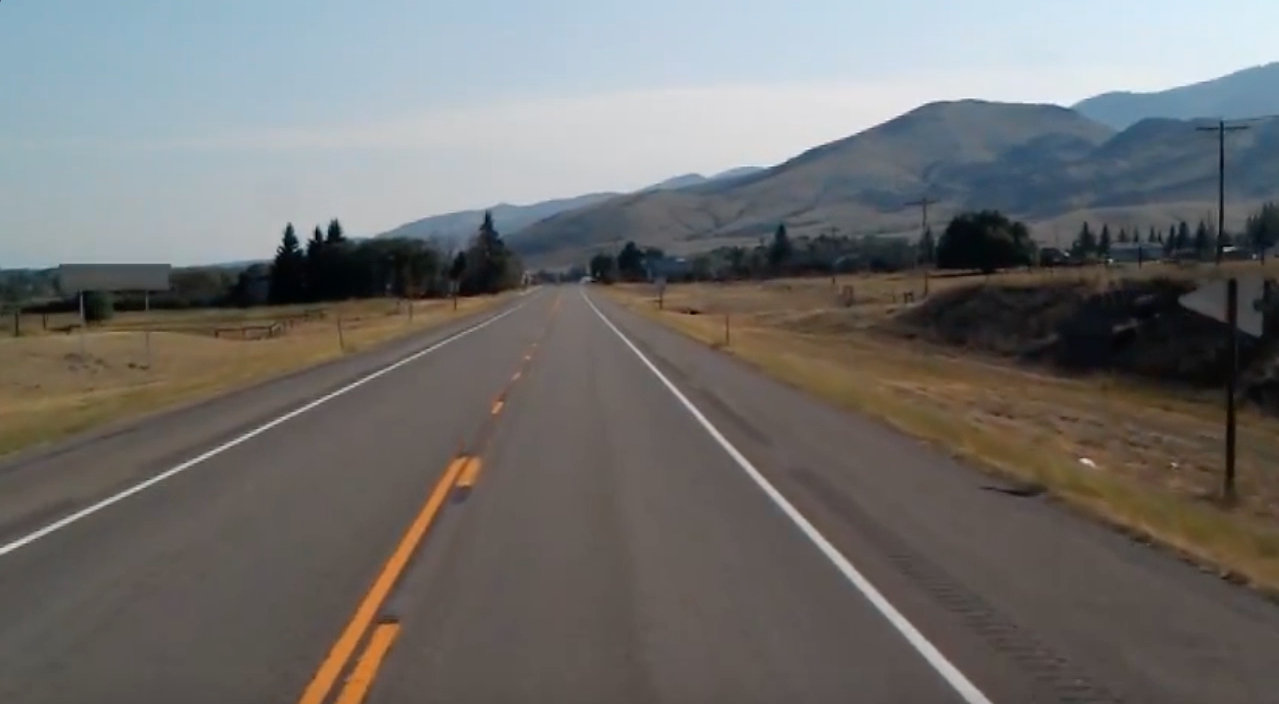
#> input picture M23/Lesson 4Lane Line detection/test_image.jpg, 1279 x 704 px, found by its file name
$ python activty1.py
#> lines starting #> are read from the running program, lines starting #| are printed output that depends on the picture; after the words box and inside, x2 and y2 are one past the last pixel; in counts of white or black regions, pixels touching at a corner belong together
import cv2
import numpy as np
import matplotlib.pyplot as plt

# Function for Canny edge detection
def canny(image):
    gray = cv2.cvtColor(image, cv2.COLOR_RGB2GRAY)
    blur = cv2.GaussianBlur(gray, (5,5), 0)
    canny = cv2.Canny(blur, 50, 150)
    return canny

# Function to find region of interest
def region_of_interest(image):
    height = image.shape[0]

    # Wrap the polygon array inside a Python list []
    polygons = [
        np.array([
            [250, height],
            [1000, height],
            [600, 250]
        ], dtype=np.int32)
    ]

    mask = np.zeros_like(image)
    cv2.fillPoly(mask, polygons, 255)
    masked_region = cv2.bitwise_and(image, mask)
    return masked_region

# Function to draw detected lines
def display_lines(image, lines):
    line_image = np.zeros_like(image)
    if lines is not None:
        for line in lines:
            x1, y1, x2, y2 = line.reshape(4)
            cv2.line(line_image, (x1,y1), (x2,y2), (255,0,0), 10)
    return line_image

# Main lane detection pipeline
def detect_lanes(image_path):
    # Read the image
    image = cv2.imread(image_path)
#> image is the input picture: shape (704, 1279, 3); mean B, G, R 109.7, 111.3, 112.3
    lane_image = np.copy(image)

    # Step 1: Apply Canny edge detection
    canny_image = canny(lane_image)
#> in canny, `gray = cv2.cvtColor(image, cv2.COLOR_RGB2GRAY)`:
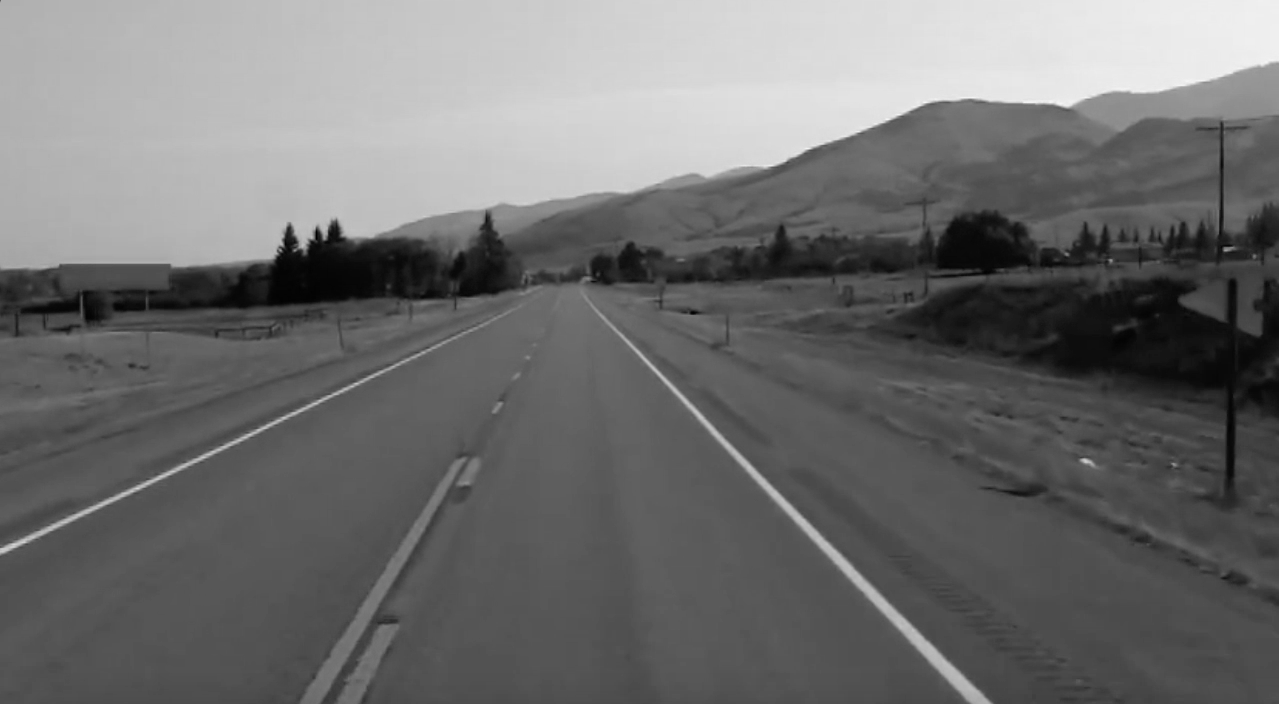
#> gray: shape (704, 1279); min 0, max 246, mean 110.9
#> in canny, `canny = cv2.Canny(blur, 50, 150)`:
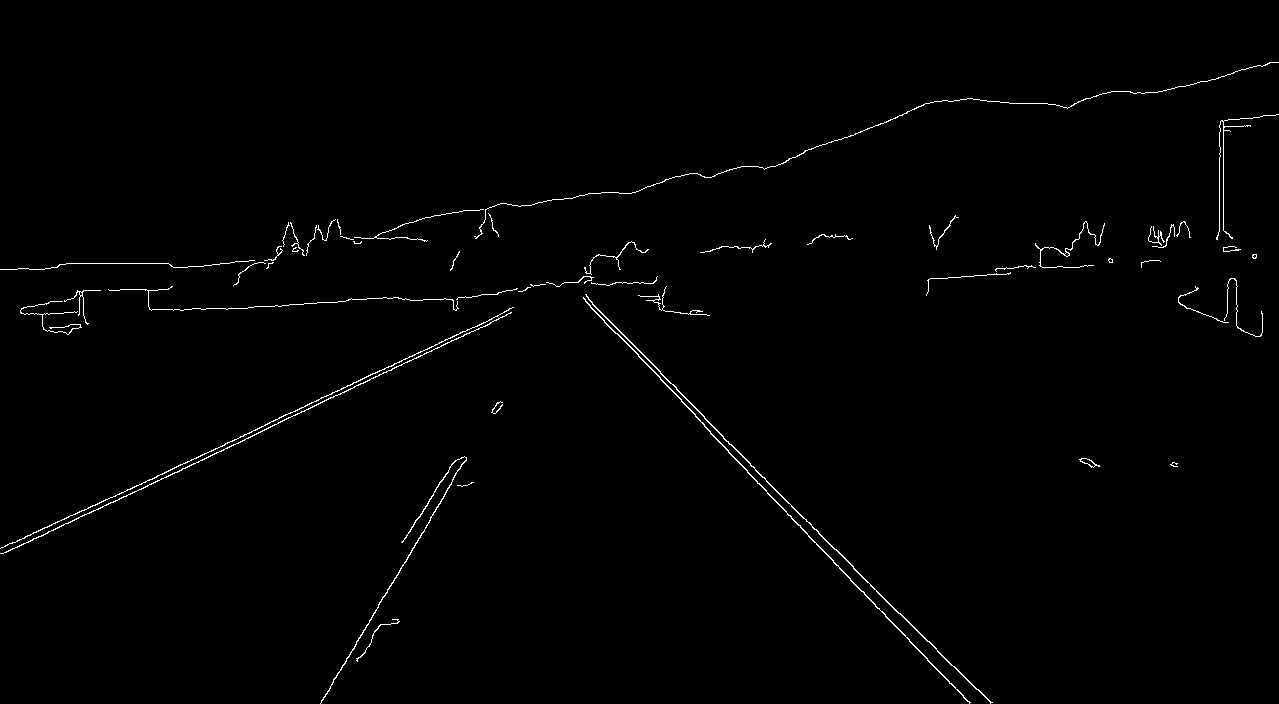
#> canny: shape (704, 1279); 0.91% white in thin lines or dots

    # Step 2: Crop to region of interest
    cropped_image = region_of_interest(canny_image)
#> in region_of_interest, `cv2.fillPoly(mask, polygons, 255)`:
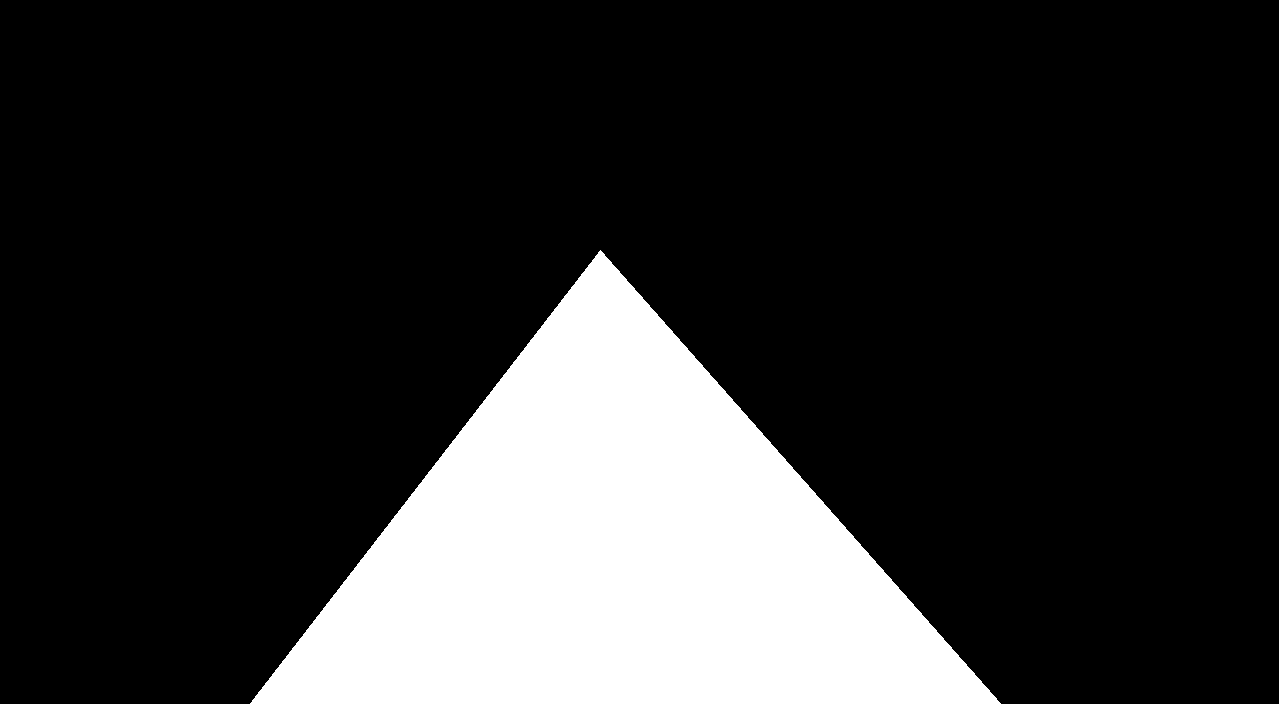
#> mask: shape (704, 1279); 19% white; 1 white region, box (x1, y1, x2, y2) and area: (250, 250, 1001, 704) 170704
#> in region_of_interest, `masked_region = cv2.bitwise_and(image, mask)`:
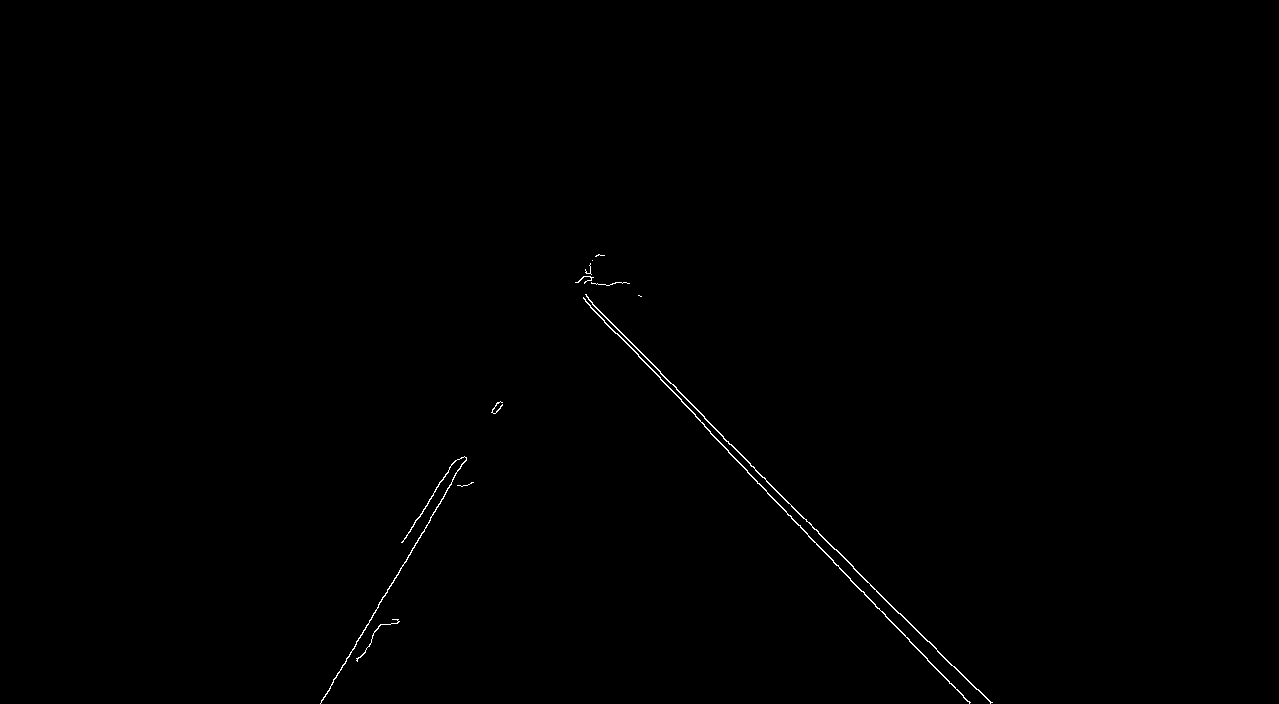
#> masked_region: shape (704, 1279); 0.26% white in thin lines or dots, all inside (x1, y1, x2, y2) = (320, 254, 993, 704)

    # Step 3: Detect lines using Hough Transform
    lines = cv2.HoughLinesP(cropped_image, 2, np.pi/180, 100, np.array([]), 40, 5)
#> lines = 13 rows, first 6: [704, 418, 927, 641], [704, 426, 791, 516], [320, 703, 445, 494], [622, 339, 704, 424], [863, 591, 918, 650], [592, 304, 704, 416]

    # Step 4: Draw detected lines
    line_image = display_lines(lane_image, lines)
#> the loop in display_lines, `for line in lines:` made 13 passes
#> (x1, y1, x2, y2) on passes 1 to 12: (704, 418, 927, 641), (704, 426, 791, 516), (320, 703, 445, 494), (622, 339, 704, 424), (863, 591, 918, 650), (592, 304, 704, 416), (906, 637, 969, 702), (687, 407, 728, 450), (943, 657, 983, 694), (810, 537, 866, 596), (428, 501, 454, 461), (750, 465, 834, 549)

    # Step 5: Combine original image with detected lines
    combo_image = cv2.addWeighted(lane_image, 1, line_image, 1, 1)

    # Display all steps
    plt.figure(figsize=(15, 10))

    plt.subplot(2, 3, 1)
    plt.title("Original Image")
    plt.imshow(cv2.cvtColor(image, cv2.COLOR_BGR2RGB))
    plt.axis('off')

    plt.subplot(2, 3, 2)
    plt.title("Canny Edge Detection")
    plt.imshow(canny_image, cmap='gray')
    plt.axis('off')

    plt.subplot(2, 3, 3)
    plt.title("Region of Interest")
    plt.imshow(cropped_image, cmap='gray')
    plt.axis('off')

    plt.subplot(2, 3, 4)
    plt.title("Hough Lines")
    plt.imshow(line_image)
    plt.axis('off')

    plt.subplot(2, 3, 5)
    plt.title("Final Result")
    plt.imshow(cv2.cvtColor(combo_image, cv2.COLOR_BGR2RGB))
    plt.axis('off')

    plt.subplot(2, 3, 6)
    # Gaussian Blur visualization (intermediate step)
    gray = cv2.cvtColor(image, cv2.COLOR_RGB2GRAY)
    blur = cv2.GaussianBlur(gray, (5,5), 0)
    plt.title("Gaussian Blur")
    plt.imshow(blur, cmap='gray')
    plt.axis('off')

    plt.tight_layout()
    plt.show()
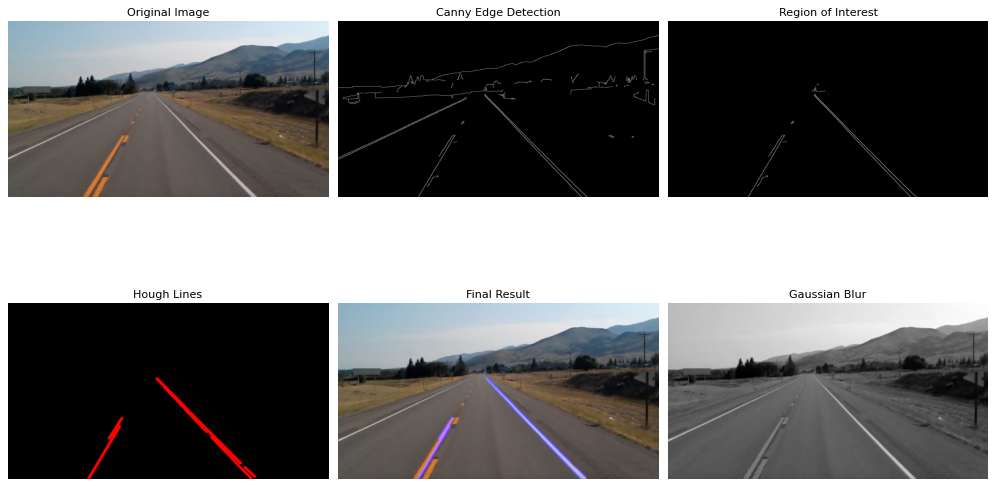
#> figure drawn by matplotlib, 6 panels

# Execute the lane detection
if __name__ == "__main__":
    detect_lanes("D:/Codingal/Data Science/M23/Lesson 4Lane Line detection/test_image.jpg")
